Frame 1 (no input): blank canvas, image omitted
Frame 60 (the mouse pressed at the canvas centre just before this capture): blank canvas, image omitted
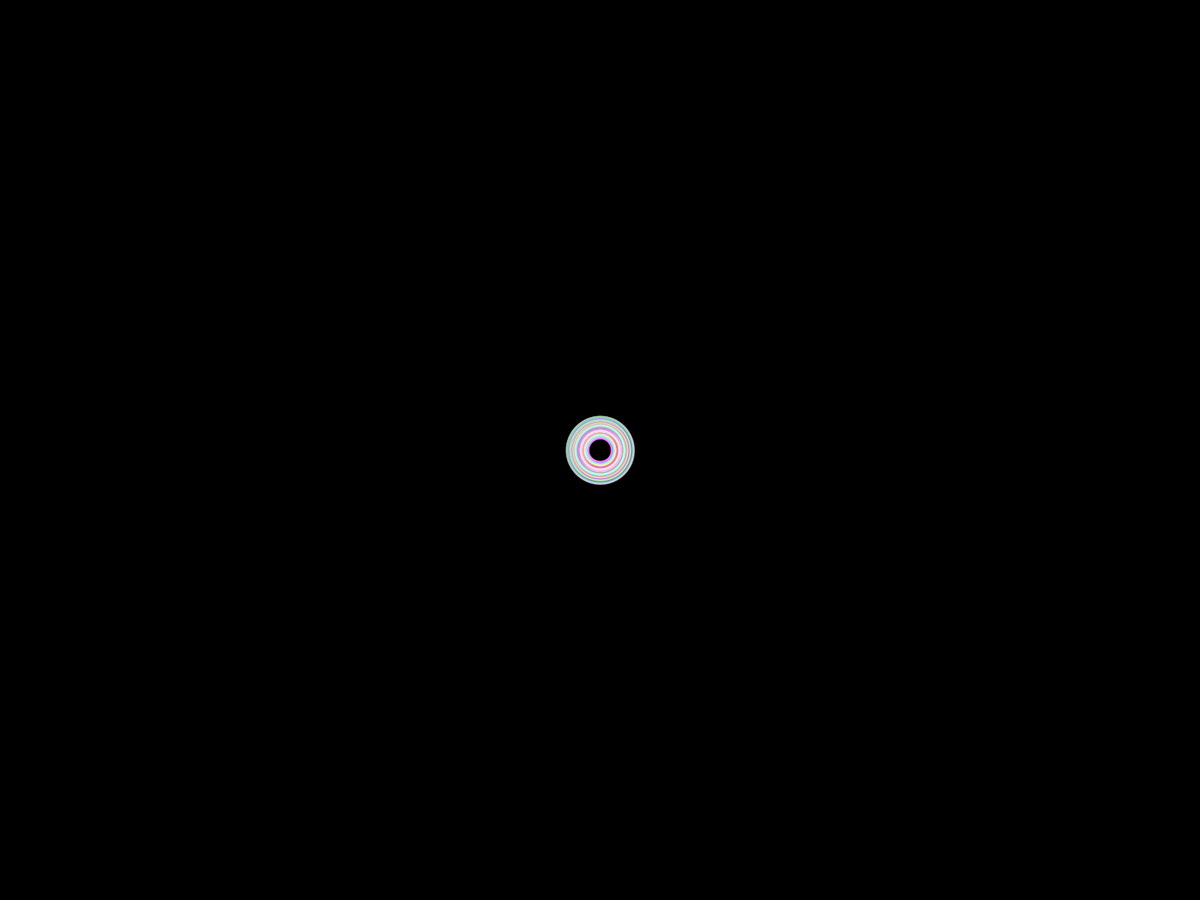
Frame 120 (the mouse held since frame 60 and released just before this capture)

The Processing sketch whose frames 1 and 60 were blank and that drew this single picture after the mouse press (run headless with seeded random() and noise(); from frame 60 on, the mouse is pressed at the canvas centre):

// Processing sketch: YAS_I_DID_IT_ARRAYLISTS
// ── YAS_I_DID_IT_ARRAYLISTS.pde
ArrayList shapes;
float w = 1;
int back = 0;
int t = 1;
int oChange = 1;
int sChange = 1;
void setup(){
  fullScreen();
  shapes = new ArrayList();
}

void draw(){
  background(back);
  if (mousePressed){
    shapes.add(new Shape());
  }
  for (int i=0; i<shapes.size(); i++) {
    Shape s = (Shape) shapes.get(i);
    s.run();
    if (s.opacity < 0){
    shapes.remove(i);
    }
  }
}

class Shape{
  float sSize;
  float xPosition;
  float yPosition;
  float opacity;
  float r;
  float g;
  float b;

  Shape() {
    xPosition = mouseX;
    yPosition = mouseY;
    sSize = 30;
    opacity = 255;
    r = random(255);
    g = random(255);
    b = random(255);
  }
  
  void run(){
    sSize += sChange;
    opacity -= oChange;
    
    noFill();
    strokeWeight(2);
    stroke(r+100,g+100,b+100,opacity);
    if (w == 1){
    ellipse(xPosition, yPosition, sSize, sSize);
    }else if (w == -1){
    rect(xPosition-(sSize/2), yPosition-(sSize/2), sSize, sSize);
    }
    
  }
}

void keyPressed(){
  if(key == '`'||key == '~'){
    w = w * -1;
  }
  if(key == 'b'||key == 'B'){
    if (t == 1){
    back = 255;
    }
    if ( t == -1){
      back = 0;
    }
    t = t * -1;
  }
  if(key == '='){
    sChange += 2;
    oChange +=2;
  }
  if(key == '-'){
    sChange -= 1;
    oChange -=1;
    
    if (sChange <= 0|| oChange <=0){
      sChange = 1;
      oChange = 1;
    }
  }
}
